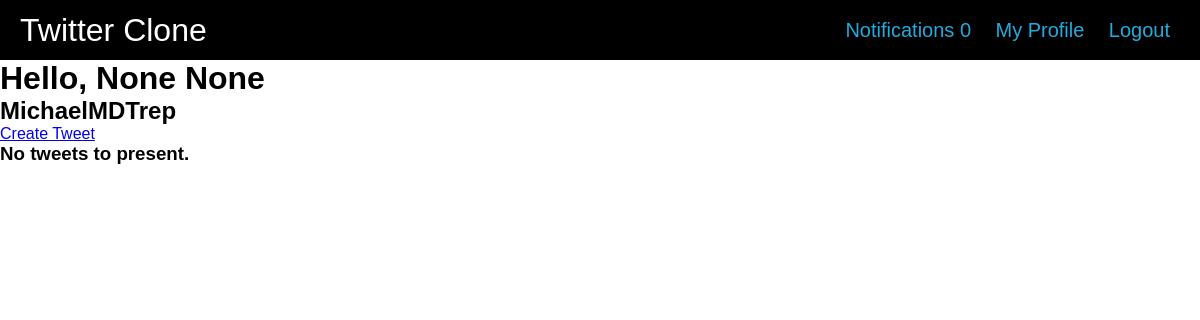
The page / (signed in) on the database as committed earlier.
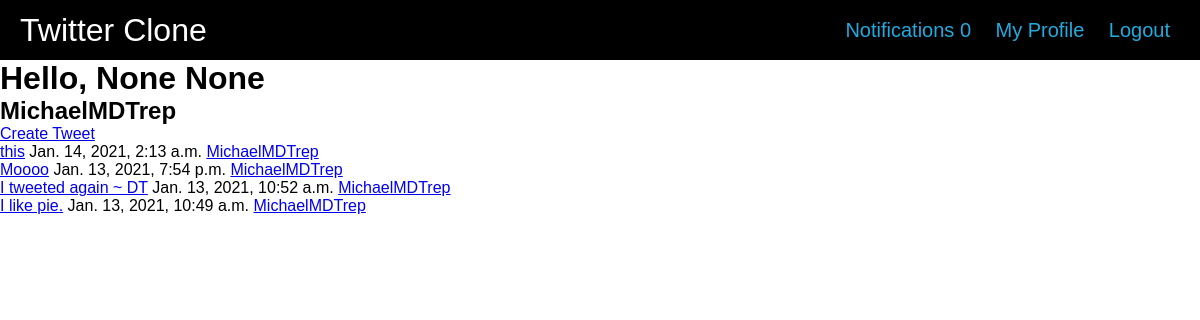
The same page on the database as committed later.
### tweet/models.py (models this page shows, shortened)
class Tweet(models.Model):
    user = models.ForeignKey(
        MyUser, on_delete=models.CASCADE, related_name='tweets')
    text = models.CharField(max_length=140)
    created_at = models.DateTimeField(auto_now_add=True)

### twitteruser/models.py (models this page shows)
class MyUser(AbstractUser):
    age = models.IntegerField(blank=True, null=True)
    first_name = models.TextField(blank=True, null=True)
    last_name = models.TextField(blank=True, null=True)
    who_im_following = models.ManyToManyField(
        "self", related_name="followers", symmetrical=False)
    @property
    def new_notifications(self):
        return self.notifications.filter(is_new=True).count()

### tweet/views.py (the view)
# urls.py: path('', views.home, name='home'),
@login_required
def home(request):
    user = request.user
    tweets = Tweet.objects.filter(Q(user=user) | Q(
        user__in=user.who_im_following.all())).order_by('-created_at')
    return render(request, 'tweet/home.html', {'tweets': tweets})

### twitterclone/templates/tweet/home.html (shortened to what this page needs)
{% extends 'base.html' %}
{% load static %}
{% block main %}
    {% if request.user.is_authenticated %}
        <h1>Hello, {{ request.user.first_name }} {{ request.user.last_name }}</h1>
        <h2>{{ request.user.username }}</h2>
    {% endif %}
    <a href="{% url 'tweet_create' %}">Create Tweet</a>
    {% if tweets.exists %}
        <div class="tweet-list">
            {% for tweet in tweets %}
                {% include 'includes/tweet.html' with tweet=tweet %}
            {% endfor %}
        </div>
    {% else %}
        <h3>No tweets to present.</h3>
    {% endif %}
{% endblock %}

### twitterclone/templates/includes/tweet.html (shortened to what this page needs)
{% load static %}
<div class="tweet">
    <a  href="{% url 'tweet_detail' tweet.id %}">{{ tweet.text }}</a>
    {{ tweet.created_at }}
    <a href="{% url 'user_profile' tweet.user.id %}">{{ tweet.user }}</a>
</div>

Rows that differ between the two databases and show on the page:
added Tweet: text "this", created_at "Jan. 14, 2021, 2:13 a.m.", user "MichaelMDTrep"
added Tweet: text "Moooo", created_at "Jan. 13, 2021, 7:54 p.m.", user "MichaelMDTrep"
added Tweet: text "I tweeted again ~ DT", created_at "Jan. 13, 2021, 10:52 a.m.", user "MichaelMDTrep"
added Tweet: text "I like pie.", created_at "Jan. 13, 2021, 10:49 a.m.", user "MichaelMDTrep"
Other text that changed with them:
text no longer shown: "No tweets to present."
